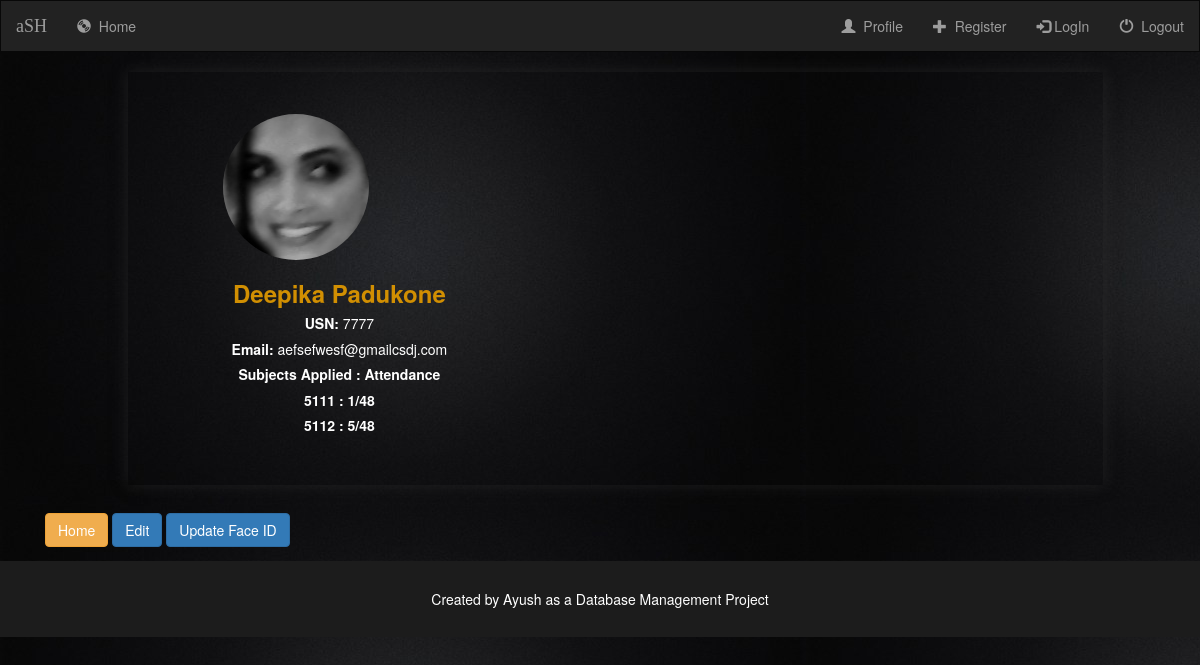
The app's page /records/studentdetails/7777/ with its own data.
### records/models.py (models this page shows, shortened)
class student(models.Model):
    usn = models.CharField(max_length=12,primary_key=True)
    first_name = models.CharField(max_length=50)
    email=models.EmailField(max_length=75,null=True)
    last_name = models.CharField(max_length=50, null=True)

class attendances(models.Model):
    subcode =models.ForeignKey(subjects,on_delete=models.CASCADE,null=True)
    attendance= models.IntegerField(default=0)
    usn =models.ForeignKey(student,on_delete=models.CASCADE,null=True)

class subjects(models.Model):
    subcode =models.CharField(max_length=12,primary_key=True)
    usn=models.ManyToManyField(student,null=True)
    pid=models.ForeignKey(teacher,on_delete=models.CASCADE,null=True)
    def __str__(self):
        return self.subcode

### records/views.py (the view)
# urls.py: url(r'studentdetails/(?P<id>[0-9]+)/$',views.StudentDetails,name='student-details'),
def StudentDetails(request,id):
    student1 = get_object_or_404(student ,usn= id)
    attenda=attendances.objects.filter(usn=id)
    context={
        'student':student1,
        'attenda':attenda,
        'differ':dayst
    }
    return render(request,'detailstudent.html',context)

### templates/detailstudent.html (shortened to what this page needs)
{% extends 'layout.html' %}
{%load static%}
{% block content %}
<div class="container">
  <div class="container">
    <div class="row">
      <div class="col-md-10 col-md-offset-1" style="padding-top:3em;padding-bottom:3em;-webkit-box-shadow: 0px 0px 14px 0px rgba(50, 50, 50, 0.5);
-moz-box-shadow:    0px 0px 14px 0px rgba(50, 50, 50, 0.5);
box-shadow:         0px 0px 14px 0px rgba(50, 50, 50, 0.5);">
        <div class="col-md-5">
          <div class="row">
            <div class="col-md-8 col-md-offset-2">
              <img src="/static/ml/dataset/user.{{student.usn}}.7.jpg " class="img-responsive" style="border-radius:50%"/>
            </div>
            <div class="col-md-12" style="text-align:center">
              <h3 style="color:#d18f02"><b>{{student.first_name}} {{student.last_name}}</b></h3>
              <h5><b>USN: </b> {{student.usn}} </h5>
              <h5><b>Email: </b> {{student.email}} </h5>
              <h5><b>Subjects Applied :  Attendance </b> {% for i in attenda %}
              <h5><b>{{i.subcode}} : {{i.attendance}}/{{differ}}</b> </h5>
                  {% endfor%}
              </div>
            </div>
          </div>
        </div>
        <div class="col-md-12" style="margin-top:2em">
          <a href="/" class="btn btn-warning"> Home</a>
          <a href="{% url 'test:student-update' student.usn %}" class="btn btn-primary"> Edit</a>
          <a href="{% url 'test:create_dataset' student.usn %}" class="btn btn-primary"> Update Face ID</a>
        </div>
      </div>
    </div>
  </div>
{% endblock %}

### static/style.css (style rules this page uses)
body { background:white url("images/background.jpg"); color: white }

### records on screen
student: usn (placeholder picture), first_name "Deepika", last_name "Padukone", usn "7777", email "aefsefwesf@gmailcsdj.com"
attendances: subcode "5111", attendance "1", differ "48"
attendances: subcode "5112", attendance "5", differ "48"
